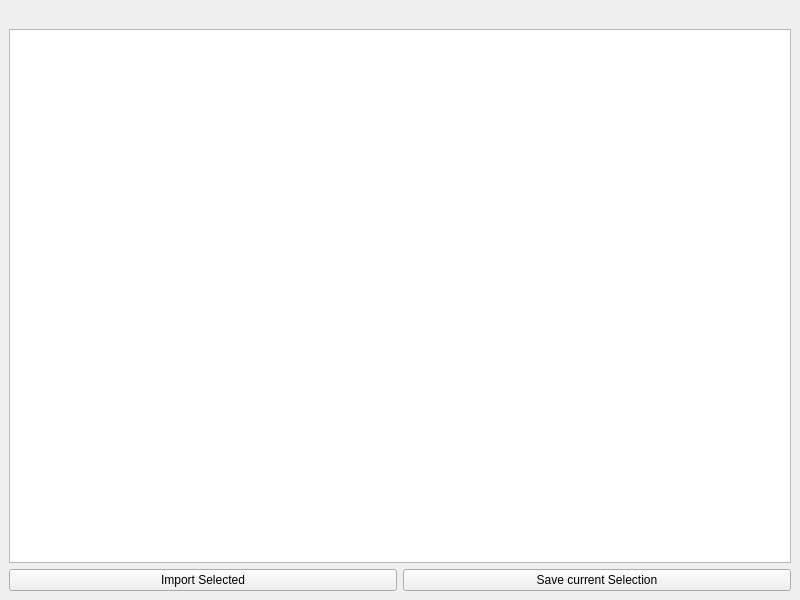
<?xml version="1.0" encoding="UTF-8"?>
<ui version="4.0">
 <class>importSelectMainWindow</class>
 <widget class="QMainWindow" name="importSelectMainWindow">
  <property name="geometry">
   <rect>
    <x>0</x>
    <y>0</y>
    <width>800</width>
    <height>600</height>
   </rect>
  </property>
  <property name="windowTitle">
   <string>Select import items</string>
  </property>
  <widget class="QWidget" name="centralwidget">
   <layout class="QVBoxLayout" name="verticalLayout">
    <item>
     <widget class="QLabel" name="importInfoLabel">
      <property name="text">
       <string/>
      </property>
     </widget>
    </item>
    <item>
     <widget class="QTableWidget" name="importTable">
      <attribute name="horizontalHeaderVisible">
       <bool>false</bool>
      </attribute>
      <attribute name="verticalHeaderVisible">
       <bool>false</bool>
      </attribute>
      <column>
       <property name="text">
        <string>keys</string>
       </property>
      </column>
     </widget>
    </item>
    <item>
     <layout class="QHBoxLayout" name="horizontalLayout">
      <item>
       <widget class="QPushButton" name="importSelectedPushbutton">
        <property name="text">
         <string>Import Selected</string>
        </property>
       </widget>
      </item>
      <item>
       <widget class="QPushButton" name="saveSelectionPushbutton">
        <property name="text">
         <string>Save current Selection</string>
        </property>
       </widget>
      </item>
     </layout>
    </item>
   </layout>
  </widget>
 </widget>
 <resources/>
 <connections/>
</ui>
